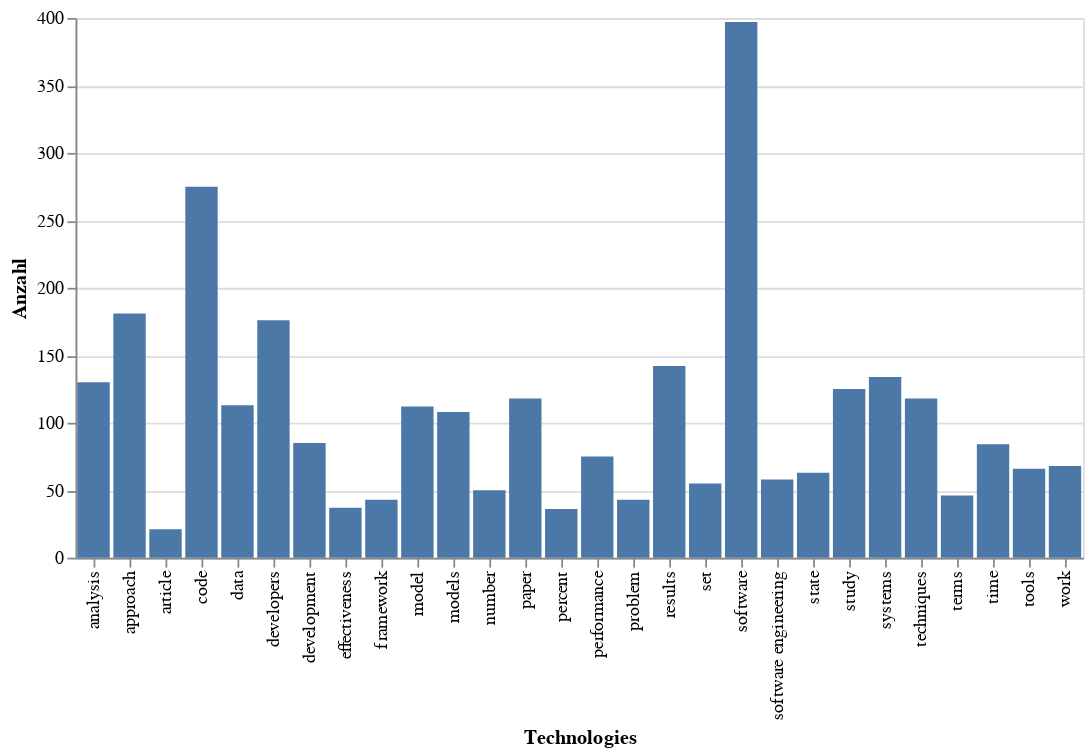

This figure's notebook cell:
### Markdown cell above
## Balkendiagramm erstellen

### Code cell
import altair as alt
import pandas as pd

source = pd.DataFrame({'Technologies': b.index,
                       'Anzahl': b[2020]})



alt.Chart(source).mark_bar().encode(
    x='Technologies',
    y='Anzahl'
)

### Figure 1 — Vega-Lite specification as saved in the notebook (floating-point values rounded to 4 significant figures)
{"config": {"view": {"continuousWidth": 400, "continuousHeight": 300}}, "data": {"name": "data-4d4008df6f41dece0a229a1d62f1081a"}, "mark": "bar", "encoding": {"x": {"type": "nominal", "field": "Technologies"}, "y": {"type": "quantitative", "field": "Anzahl"}}, "$schema": "https://vega.github.io/schema/vega-lite/v4.8.1.json", "datasets": {"data-4d4008df6f41dece0a229a1d62f1081a": [{"Technologies": "analysis", "Anzahl": 130}, {"Technologies": "approach", "Anzahl": 181}, {"Technologies": "article", "Anzahl": 21}, {"Technologies": "code", "Anzahl": 275}, {"Technologies": "data", "Anzahl": 113}, {"Technologies": "developers", "Anzahl": 176}, {"Technologies": "development", "Anzahl": 85}, {"Technologies": "effectiveness", "Anzahl": 37}, {"Technologies": "framework", "Anzahl": 43}, {"Technologies": "model", "Anzahl": 112}, {"Technologies": "models", "Anzahl": 108}, {"Technologies": "number", "Anzahl": 50}, {"Technologies": "paper", "Anzahl": 118}, {"Technologies": "percent", "Anzahl": 36}, {"Technologies": "performance", "Anzahl": 75}, {"Technologies": "problem", "Anzahl": 43}, {"Technologies": "results", "Anzahl": 142}, {"Technologies": "set", "Anzahl": 55}, {"Technologies": "software", "Anzahl": 397}, {"Technologies": "software engineering", "Anzahl": 58}, {"Technologies": "state", "Anzahl": 63}, {"Technologies": "study", "Anzahl": 125}, {"Technologies": "systems", "Anzahl": 134}, {"Technologies": "techniques", "Anzahl": 118}, {"Technologies": "terms", "Anzahl": 46}, {"Technologies": "time", "Anzahl": 84}, {"Technologies": "tools", "Anzahl": 66}, {"Technologies": "work", "Anzahl": 68}]}}
